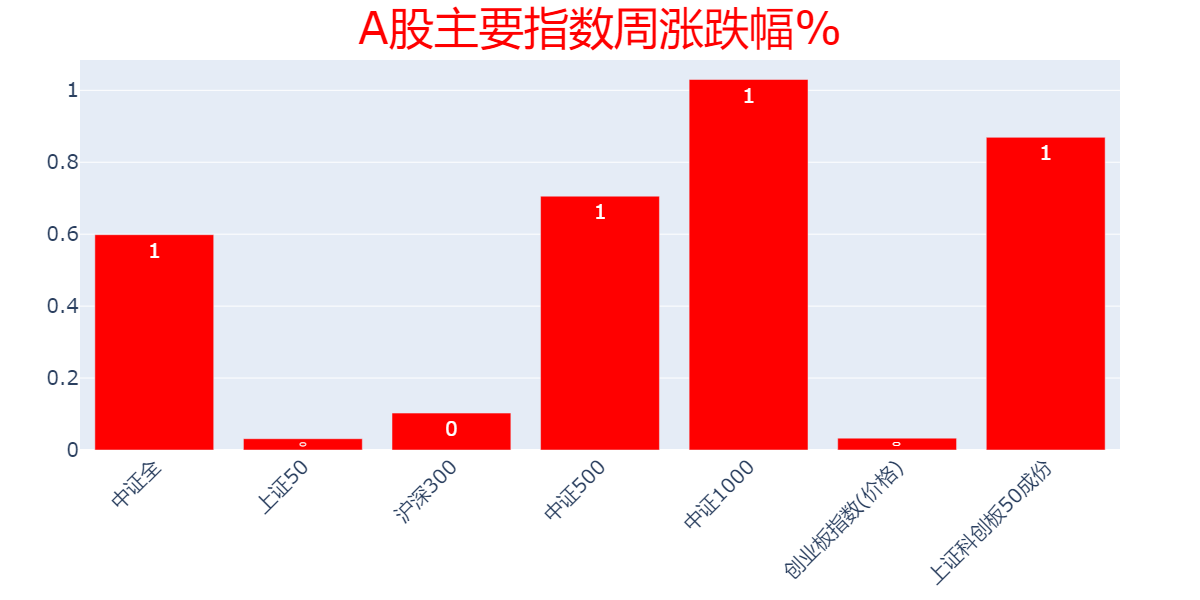

The script that drew this image:
# -*- coding: utf-8 -*-

from pyexpat.errors import codes
from EmQuantAPI import *
from datetime import timedelta, datetime
import time as _time
import traceback
from datetime import *
import numpy as np
import pandas as pd
import xlrd
import plotly_express as px


def mainCallback(quantdata):
    """
    mainCallback 是主回调函数，可捕捉如下错误
    在start函数第三个参数位传入，该函数只有一个为c.EmQuantData类型的参数quantdata
    :param quantdata:c.EmQuantData
    :return:
    """
    print ("mainCallback",str(quantdata))
    #登录掉线或者 登陆数达到上线（即登录被踢下线） 这时所有的服务都会停止
    if str(quantdata.ErrorCode) == "10001011" or str(quantdata.ErrorCode) == "10001009":
        print ("Your account is disconnect. You can force login automatically here if you need.")
    #行情登录验证失败（每次连接行情服务器时需要登录验证）或者行情流量验证失败时，会取消所有订阅，用户需根据具体情况处理
    elif str(quantdata.ErrorCode) == "10001021" or str(quantdata.ErrorCode) == "10001022":
        print ("Your all csq subscribe have stopped.")
    #行情服务器断线自动重连连续6次失败（1分钟左右）不过重连尝试还会继续进行直到成功为止，遇到这种情况需要确认两边的网络状况
    elif str(quantdata.ErrorCode) == "10002009":
        print ("Your all csq subscribe have stopped, reconnect 6 times fail.")
    # 行情订阅遇到一些错误(这些错误会导致重连，错误原因通过日志输出，统一转换成EQERR_QUOTE_RECONNECT在这里通知)，正自动重连并重新订阅,可以做个监控
    elif str(quantdata.ErrorCode) == "10002012":
        print ("csq subscribe break on some error, reconnect and request automatically.")
    # 资讯服务器断线自动重连连续6次失败（1分钟左右）不过重连尝试还会继续进行直到成功为止，遇到这种情况需要确认两边的网络状况
    elif str(quantdata.ErrorCode) == "10002014":
        print ("Your all cnq subscribe have stopped, reconnect 6 times fail.")
    # 资讯订阅遇到一些错误(这些错误会导致重连，错误原因通过日志输出，统一转换成EQERR_INFO_RECONNECT在这里通知)，正自动重连并重新订阅,可以做个监控
    elif str(quantdata.ErrorCode) == "10002013":
        print ("cnq subscribe break on some error, reconnect and request automatically.")
    # 资讯登录验证失败（每次连接资讯服务器时需要登录验证）或者资讯流量验证失败时，会取消所有订阅，用户需根据具体情况处理
    elif str(quantdata.ErrorCode) == "10001024" or str(quantdata.ErrorCode) == "10001025":
        print("Your all cnq subscribe have stopped.")
    else:
        pass

def startCallback(message):
    print("[EmQuantAPI Python]", message)
    return 1
def csqCallback(quantdata):
    """
    csqCallback 是csq订阅时提供的回调函数模板。该函数只有一个为c.EmQuantData类型的参数quantdata
    :param quantdata:c.EmQuantData
    :return:
    """
    print ("csqCallback,", str(quantdata))

def cstCallBack(quantdata):
    '''
    cstCallBack 是日内跳价服务提供的回调函数模板
    '''
    for i in range(0, len(quantdata.Codes)):
        length = len(quantdata.Dates)
        for it in quantdata.Data.keys():
            print(it)
            for k in range(0, length):
                for j in range(0, len(quantdata.Indicators)):
                    print(quantdata.Data[it][j * length + k], " ",end = "")
                print()
def cnqCallback(quantdata):
    """
    cnqCallback 是cnq订阅时提供的回调函数模板。该函数只有一个为c.EmQuantData类型的参数quantdata
    :param quantdata:c.EmQuantData
    :return:
    """
    # print ("cnqCallback,", str(quantdata))
    print("cnqCallback,")
    for code in quantdata.Data:
        total = len(quantdata.Data[code])
        for k in range(0, len(quantdata.Data[code])):
            print(quantdata.Data[code][k])

try:
    #调用登录函数（激活后使用，不需要用户名密码）
    loginResult = c.start("ForceLogin=1", '', mainCallback)
    if(loginResult.ErrorCode != 0):
        print("login in fail")
        exit()

    date = datetime.today().strftime("%Y-%m-%d")
    # 指数 涨跌幅
    data=c.css("000985.CSI,000016.SH,000300.SH,000905.SH,000852.SH,399006.SZ,000688.SH","NAME,DIFFERRANGEW","TradeDate="+date+",AdjustFlag=1,Rowindex=none,Ispandas=1")
    data.to_excel(r'C:\xyzy\1lhjr\2clzb\agsczdf.xls')

#退出
    data = logoutResult = c.stop()
except Exception as ee:
    print("error >>>",ee)
    traceback.print_exc()
else:
    print("demo end")
    
data = xlrd.open_workbook(r'C:\xyzy\1lhjr\2clzb\agsczdf.xls')
table = data.sheets()[0]
x1=[]   
cap1 = table.col_values(3)
for i in range(1,8):
    x1.append(cap1[i].strip("指数"))
y1=[]   
cap2 = table.col_values(4)
for i in range(1,8):
    y1.append(cap2[i])
fig = px.bar(data,x=x1,y=y1,text=y1)
fig.update_traces(texttemplate='%{text:.0f}',textposition='inside',marker=dict(color=np.where(np.array(y1)>0,'red','limegreen'))) 
fig.update_layout(width=1200,height=600,title={'text': "A股主要指数周涨跌幅%",'y':0.98,'x':0.5,'xanchor': 'center','yanchor': 'top'},title_font_size=45,font_size=20,title_font_color='red',xaxis_tickangle=-45,showlegend=False,xaxis_title=None,yaxis_title=None)
fig.write_image(r'C:\xyzy\1lhjr\2clzb\agsczdf.png')
